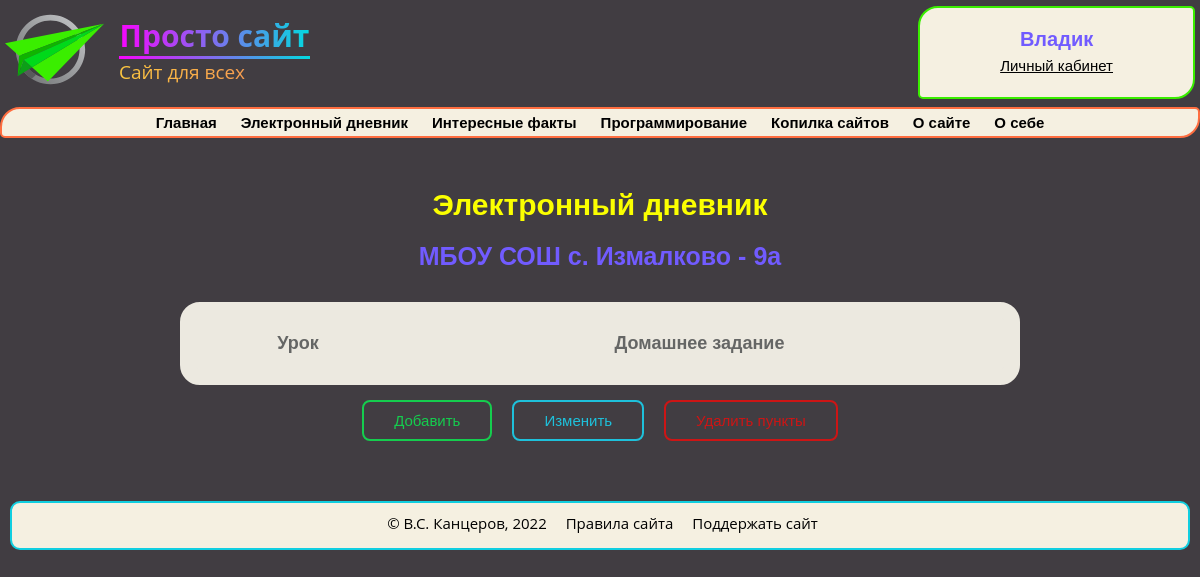
/homeworks/8 (signed in), run on the app's committed database.
### data/users.py (models this page shows, shortened)
class User(SqlAlchemyBase, UserMixin):
    __tablename__ = 'users'
    id = sqlalchemy.Column(sqlalchemy.Integer, primary_key=True, autoincrement=True)
    name = sqlalchemy.Column(sqlalchemy.String, nullable=False)
    surname = sqlalchemy.Column(sqlalchemy.String, nullable=True)
    class_n_id = sqlalchemy.Column(sqlalchemy.Integer, sqlalchemy.ForeignKey("class_n.id"), nullable=True)
    school_id = sqlalchemy.Column(sqlalchemy.Integer, sqlalchemy.ForeignKey("schools.id"), nullable=True)
    email = sqlalchemy.Column(sqlalchemy.String,
                              index=True, unique=True, nullable=False)
    admin = sqlalchemy.Column(sqlalchemy.Boolean, default=False)
    hashed_password = sqlalchemy.Column(sqlalchemy.String, nullable=False)

### data/schools.py (models this page shows)
class School(SqlAlchemyBase, UserMixin):
    __tablename__ = 'schools'
    id = sqlalchemy.Column(sqlalchemy.Integer, primary_key=True, autoincrement=True)
    name = sqlalchemy.Column(sqlalchemy.String, nullable=False)

### data/class_n.py (models this page shows)
class Classes(SqlAlchemyBase, UserMixin):
    __tablename__ = 'class_n'
    id = sqlalchemy.Column(sqlalchemy.Integer, primary_key=True, autoincrement=True)
    name = sqlalchemy.Column(sqlalchemy.String, nullable=False)
    school_id = sqlalchemy.Column(sqlalchemy.Integer, sqlalchemy.ForeignKey("schools.id"))

### main.py (the view)
@app.route('/homeworks/<int:class_n_id>')
def homeworks_school_class(class_n_id):
    if current_user.is_authenticated and current_user.admin:
        db_sess = db_session.create_session()
        if not check_id(class_n_id, Classes):
            return abort(404)
        school_id = db_sess.query(Classes).filter(Classes.id == class_n_id).first().school_id
        school_name = db_sess.query(School).filter(School.id == school_id).first().name
        class_n_name = db_sess.query(Classes).filter(Classes.id == class_n_id).first().name
        homeworks = db_sess.query(Homework).filter(Homework.class_n_id == class_n_id).all()
        return render_template('homeworks.html', homeworks=homeworks, school_name=school_name,
                               class_n_id=class_n_id, class_n_name=class_n_name)
    return abort(404)

### data/db_session.py (called while the page is built)
def create_session() -> Session:
    global __factory
    return __factory()

### main.py (called while the page is built)
@login_manager.user_loader
def load_user(user_id):
    db_sess = db_session.create_session()
    return db_sess.query(User).get(user_id)

def check_id(id_is_check, class_is_check):
    db_sess = db_session.create_session()
    my_class_one = db_sess.query(class_is_check).filter(class_is_check.id == id_is_check).first()
    if my_class_one is None:
        return False
    return True

### templates/homeworks.html (shortened to what this page needs)
{% extends 'base.html' %}
{% block body %}
<h1>Электронный дневник</h1>
{% if class_n_id != current_user.class_n_id %}
<h2>{{school_name}} - {{class_n_name}}</h2>
{% endif %}
<table>
    <div class="div-flex">
        <tr>
            <th>Урок</th>
            <th>Домашнее задание</th>
        </tr>
    </div>
</table>
<div class="div-flex">
    {% if current_user.admin %}
    <a class="shine-button" href="/add/homework/{{class_n_id}}">Добавить</a>
    <a class="shine-button-blue" href="/change/homeworks/{{class_n_id}}">Изменить</a>
    <a class="shine-button-red" href="/delete/homeworks/{{class_n_id}}">Удалить пункты</a>
    {% endif %}
</div>
{% endblock %}

### templates/base.html (shortened to what this page needs)
<!DOCTYPE html>
<html lang="ru">
<head>
    <link type="text/css" rel="stylesheet" href="{{ url_for('static', filename='css/main.css') }}"/>
</head>
<body>
<header id="header" class="header">
    <a href="/" id="logo" class="logo">
        <img src="/static/logo.svg"/>
        <div class="logo-text">
            <h1>Просто сайт</h1>
            <hr>
            <p>Сайт для всех</p>
        </div>
    </a>
    <div id="authorization" class="authorization">
        {% if current_user.is_authenticated %}
            <a href="/logout" class="empty_a">
                <h1> {{ current_user.name }} </h1>
            </a>
            <a href="/personal" class="empty_a">
                <p> Личный кабинет </p>
            </a>
        {% endif %}
    </div>
</header>
<section>
    <div id="nav">
        <ul class="menu animate__animated notshow" id="navbar">
            <a href="/">
                <li class="li1">Главная</li>
            </a>
            <a href="/homeworks">
                <li class="li1">Электронный дневник</li>
            </a>
            <a href="#">
                <li class="li1">Интересные факты</li>
            </a>
            <a href="#">
                <li class="li1">Программирование</li>
            </a>
            <a href="#">
                <li class="li1">Копилка сайтов</li>
            </a>
            <a href="#">
                <li class="li1">О сайте</li>
            </a>
            <a href="#">
                <li class="li1">О себе</li>
            </a>
        </ul>
    </div>
</section>
{% block body %}{% endblock %}
<footer id="footer" class="footer">
    <p>© В.С. Канцеров, 2022</p>
    <a href="#">Правила сайта </a>
    <a href="#">Поддержать сайт</a>
</footer>
</body>
</html>

### static/css/main.css (style rules this page uses)
body { font-family: 'Open Sans', sans-serif; background-color: #413d42; color: #F5F0E1; font-size: 15px; padding: 0; margin: 0; }
a { color: #00ff00; text-decoration: underline; }
.header { display: flex; justify-content: space-between; }
h1 { color: #fbff00; text-align: center; font-family: 'Montserrat', sans-serif; font-size: 30px; margin-top: 50px; }
h2 { color: #715bff; text-align: center; font-family: 'Montserrat', sans-serif; font-size: 25px; margin-top: 100px; }
.logo { display: flex; align-items: center; margin-left: 5px; text-decoration: none; user-select: none; }
.logo-text { width: 191px; margin-left: 15px; }
.logo-text h1 { font-size: 30px; margin: 0; font-family: 'Open Sans', sans-serif; background: linear-gradient(to right, #F705FE, #03D9DF); background-clip: text; -webkit-background-clip: text; -webkit-text-fill-color: transparent; }
.logo-text hr { margin: 0; border: 0px; height: 3px; background: linear-gradient(to right, #F705FE, #03D9DF); }
.logo-text p { font-size: 19px; margin: 0; background: linear-gradient(to right, #FCC63F, #F48758); background-clip: text; -webkit-background-clip: text; -webkit-text-fill-color: transparent; }
.authorization { margin-top: 6px; margin-right: 5px; padding: 0 80px; color: black; border: 2px solid #3aee00; border-radius: 20px 5px; text-align: center; background-color: #f5f0e1; }
.authorization h1 { font-family: 'Montserrat', sans-serif; font-weight: 700; color: #715BFF; margin-top: 20px; margin-bottom: 6px; font-size: 20px; }
.authorization p { font-family: 'Montserrat', sans-serif; font-weight: 400; font-size: 15px; margin-top: 6px; color: #000; text-decoration: underline; }
.menu { margin: 0; padding: 0; margin-top: 8px; list-style-type: none; border: 2px solid #ff6e40; border-radius: 20px 5px; text-align: center; background-color: #f5f0e1; }
.menu a { color: #000000; padding: 5px 10px; text-decoration: none; font-family: 'Montserrat', sans-serif; font-weight: 600; display: inline-block; width: auto; }
.empty_a { text-decoration: none }
.div-flex { display: flex; padding: 5px; }
.shine-button-red { text-decoration: none; display: inline-block; padding: 10px 30px; margin: 10px 10px; position: relative; overflow: hidden; border: 2px solid #cd1515; border-radius: 8px; font-family: 'Montserrat', sans-serif; color: #cd1515; transition: .2s ease-in-out; }
.shine-button-red:before { content: ""; background: linear-gradient(90deg, rgba(255, 255, 255, .1), rgba(255, 255, 255, .5)); height: 50px; width: 50px; position: absolute; top: -8px; left: -75px; transform: skewX(-45deg); }
.shine-button-blue { text-decoration: none; display: inline-block; padding: 10px 30px; margin: 10px 10px; position: relative; overflow: hidden; border: 2px solid #1ec1db; border-radius: 8px; font-family: 'Montserrat', sans-serif; color: #1ec1db; transition: .2s ease-in-out; }
.shine-button-blue:before { content: ""; background: linear-gradient(90deg, rgba(255, 255, 255, .1), rgba(255, 255, 255, .5)); height: 50px; width: 50px; position: absolute; top: -8px; left: -75px; transform: skewX(-45deg); }
.shine-button { text-decoration: none; display: inline-block; padding: 10px 30px; margin: 10px 10px; position: relative; overflow: hidden; border: 2px solid #15cd4e; border-radius: 8px; font-family: 'Montserrat', sans-serif; color: #15cd4e; transition: .2s ease-in-out; }
.shine-button:before { content: ""; background: linear-gradient(90deg, rgba(255, 255, 255, .1), rgba(255, 255, 255, .5)); height: 50px; width: 50px; position: absolute; top: -8px; left: -75px; transform: skewX(-45deg); }
#footer { margin: 5px 10px; margin-top: 45px; border: 2px solid #10cee0; border-radius: 10px 10px; background-color: #f5f0e1; text-align: center; }
#footer p { margin-top: 10px; margin-left: 10px; margin-right: 5px; color: #000; width: auto; display: inline-block; }
#footer a { margin-top: 5px; margin-left: 10px; margin-right: 5px; padding: 0; text-decoration: none; color: #000; width: auto; display: inline-block; transition: all 0.5s ease; margin-bottom: 5px; }
:root { --animate-duration: 1s; --animate-delay: 1s; --animate-repeat: 1; }
.animate__animated { -webkit-animation-duration: 1s; animation-duration: 1s; -webkit-animation-duration: var(--animate-duration); animation-duration: var(--animate-duration); -webkit-animation-fill-mode: both; animation-fill-mode: both; }

### data on the page
User: name "Владик"
School: name "МБОУ СОШ с. Измалково"
Classes: name "9а"
